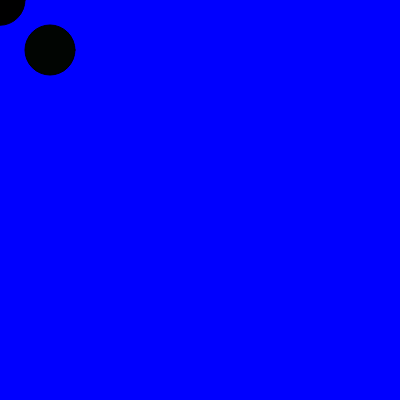
Frame 1 (no input)
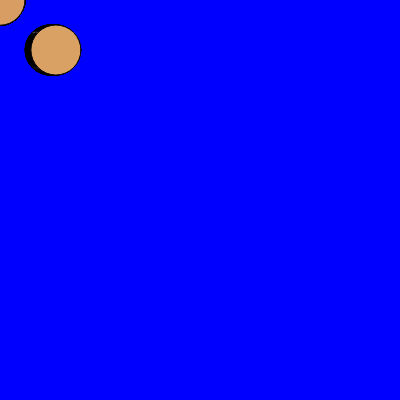
Frame 60 (no input)
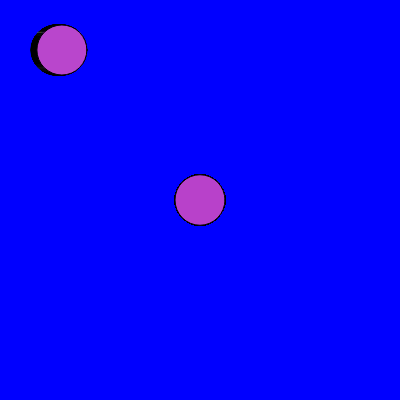
Frame 120 (the mouse pressed at the canvas centre since frame 60)

The p5.js sketch that drew these frames (run headless with seeded random() and noise() and a simulated clock; from frame 60 on, the mouse is pressed at the canvas centre):

// p5.js sketch
// ── sketch.js

var bubbles = 50;
var bubbles2 = 50.5;
var bubbles3 = 50;
var r=0;
var g=0; 
var b= 0;
var flipFlopper = false; 
var deltaMouseX; 
var deltaMouseY;


function setup() {
  createCanvas(400, 400);
  background(0, 0, 255);
  print('Bubbles');
  print('\nBubbles');
}






function draw() {

push();
fill(r, g, b);
ellipse(mouseX, mouseY, 50 , bubbles2);
  r = (r + 1) % 256;
  g = (g + 5) % 256;
  b = (b + 2) % 256; 
pop();

push();
fill(r, g, b);
ellipse(bubbles, 50, 50, 50)
bubbles = bubbles + 0.1;
  r = (r + 7) % 256;
  g = (g + 2) % 256;
  b = (b + 4) % 256; 
pop();

  deltaMouseX = mouseX - pmouseX;
  deltaMouseY = mouseY - pmouseY;

  print("delta: (" + deltaMouseX + ", " + deltaMouseY + ")");

  flipFlopper = !flipFlopper;
  print("flippFlopper = " + flipFlopper);
  
  
  
  
}


function mousePressed() {

background(0, 0, 255);
  
  
  
  
}
